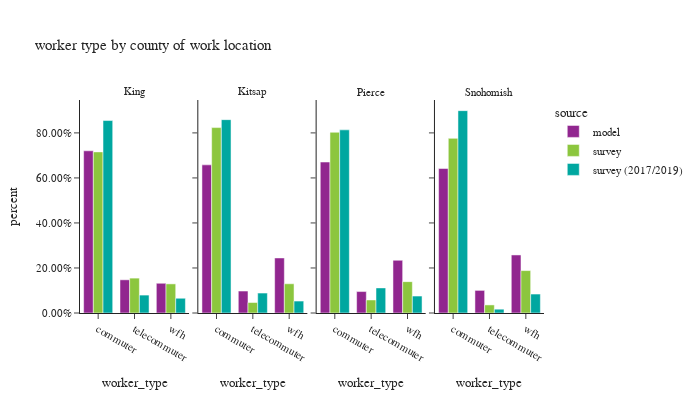

The code cell stored with this chart in its notebook:
### Code cell
df_worker_count = workers.groupby(['source','CountyName_work','worker_type'])['pdexpfac']. \
    sum().reset_index()
df_worker_count['percent'] = df_worker_count.groupby(['source','CountyName_work'], group_keys=False)['pdexpfac']. \
    apply(lambda x: x / float(x.sum()))

df_worker_count_ct = workers.groupby(['source','CountyName_work','worker_type'])['pdexpfac'].count().reset_index(). \
    rename(columns={'pdexpfac':'sample count'})
df_worker_count = df_worker_count.merge(df_worker_count_ct, on=['source','CountyName_work','worker_type']). \
    rename(columns={'pdexpfac':'total count'})

fig = px.bar(df_worker_count.sort_values(by=['source','CountyName_work']), x='worker_type', y="percent",
             facet_col="CountyName_work", color="source",
             barmode="group",hover_data=['sample count','total count'],
             title="worker type by county of work location")
fig.for_each_annotation(lambda a: a.update(text = a.text.split("=")[-1]))
fig.update_layout(height=400, width=700, font=dict(size=11))
fig.for_each_yaxis(lambda a: a.update(tickformat = ".2%"))
fig.update_xaxes(categoryorder='array', categoryarray= ['commuter','telecommuter','wfh'])
fig.show()

### Figure 1 — Plotly figure (JSON) as saved in the notebook; plotly's stock layout.template omitted (floating-point values rounded to 4 significant figures)
{"data": [{"alignmentgroup": "True", "customdata": [[1030000.0, 1030000.0], [210900.0, 210900.0], [188900.0, 188900.0]], "hovertemplate": "source=model<br>CountyName_work=King<br>worker_type=%{x}<br>percent=%{y}<br>sample count=%{customdata[0]}<br>total count=%{customdata[1]}<extra></extra>", "legendgroup": "model", "marker": {"color": "#91268F", "pattern": {"shape": ""}}, "name": "model", "offsetgroup": "model", "orientation": "v", "showlegend": true, "textposition": "auto", "type": "bar", "x": ["commuter", "telecommuter", "wfh"], "xaxis": "x", "y": [0.7204, 0.1475, 0.1321], "yaxis": "y"}, {"alignmentgroup": "True", "customdata": [[79200.0, 79200.0], [11730.0, 11730.0], [29440.0, 29440.0]], "hovertemplate": "source=model<br>CountyName_work=Kitsap<br>worker_type=%{x}<br>percent=%{y}<br>sample count=%{customdata[0]}<br>total count=%{customdata[1]}<extra></extra>", "legendgroup": "model", "marker": {"color": "#91268F", "pattern": {"shape": ""}}, "name": "model", "offsetgroup": "model", "orientation": "v", "showlegend": false, "textposition": "auto", "type": "bar", "x": ["commuter", "telecommuter", "wfh"], "xaxis": "x2", "y": [0.658, 0.09742, 0.2446], "yaxis": "y2"}, {"alignmentgroup": "True", "customdata": [[232300.0, 232300.0], [32990.0, 32990.0], [81100.0, 81100.0]], "hovertemplate": "source=model<br>CountyName_work=Pierce<br>worker_type=%{x}<br>percent=%{y}<br>sample count=%{customdata[0]}<br>total count=%{customdata[1]}<extra></extra>", "legendgroup": "model", "marker": {"color": "#91268F", "pattern": {"shape": ""}}, "name": "model", "offsetgroup": "model", "orientation": "v", "showlegend": false, "textposition": "auto", "type": "bar", "x": ["commuter", "telecommuter", "wfh"], "xaxis": "x3", "y": [0.6706, 0.09525, 0.2342], "yaxis": "y3"}, {"alignmentgroup": "True", "customdata": [[203600.0, 203600.0], [31880.0, 31880.0], [81790.0, 81790.0]], "hovertemplate": "source=model<br>CountyName_work=Snohomish<br>worker_type=%{x}<br>percent=%{y}<br>sample count=%{customdata[0]}<br>total count=%{customdata[1]}<extra></extra>", "legendgroup": "model", "marker": {"color": "#91268F", "pattern": {"shape": ""}}, "name": "model", "offsetgroup": "model", "orientation": "v", "showlegend": false, "textposition": "auto", "type": "bar", "x": ["commuter", "telecommuter", "wfh"], "xaxis": "x4", "y": [0.6417, 0.1005, 0.2578], "yaxis": "y4"}, {"alignmentgroup": "True", "customdata": [[1414.0, 832300.0], [626.0, 180200.0], [567.0, 150400.0]], "hovertemplate": "source=survey<br>CountyName_work=King<br>worker_type=%{x}<br>percent=%{y}<br>sample count=%{customdata[0]}<br>total count=%{customdata[1]}<extra></extra>", "legendgroup": "survey", "marker": {"color": "#8CC63E", "pattern": {"shape": ""}}, "name": "survey", "offsetgroup": "survey", "orientation": "v", "showlegend": true, "textposition": "auto", "type": "bar", "x": ["commuter", "telecommuter", "wfh"], "xaxis": "x", "y": [0.7157, 0.155, 0.1293], "yaxis": "y"}, {"alignmentgroup": "True", "customdata": [[91.0, 79660.0], [12.0, 4504.0], [43.0, 12550.0]], "hovertemplate": "source=survey<br>CountyName_work=Kitsap<br>worker_type=%{x}<br>percent=%{y}<br>sample count=%{customdata[0]}<br>total count=%{customdata[1]}<extra></extra>", "legendgroup": "survey", "marker": {"color": "#8CC63E", "pattern": {"shape": ""}}, "name": "survey", "offsetgroup": "survey", "orientation": "v", "showlegend": false, "textposition": "auto", "type": "bar", "x": ["commuter", "telecommuter", "wfh"], "xaxis": "x2", "y": [0.8236, 0.04657, 0.1298], "yaxis": "y2"}, {"alignmentgroup": "True", "customdata": [[173.0, 225400.0], [28.0, 16270.0], [55.0, 39120.0]], "hovertemplate": "source=survey<br>CountyName_work=Pierce<br>worker_type=%{x}<br>percent=%{y}<br>sample count=%{customdata[0]}<br>total count=%{customdata[1]}<extra></extra>", "legendgroup": "survey", "marker": {"color": "#8CC63E", "pattern": {"shape": ""}}, "name": "survey", "offsetgroup": "survey", "orientation": "v", "showlegend": false, "textposition": "auto", "type": "bar", "x": ["commuter", "telecommuter", "wfh"], "xaxis": "x3", "y": [0.8027, 0.05795, 0.1393], "yaxis": "y3"}, {"alignmentgroup": "True", "customdata": [[196.0, 204800.0], [35.0, 9478.0], [85.0, 49730.0]], "hovertemplate": "source=survey<br>CountyName_work=Snohomish<br>worker_type=%{x}<br>percent=%{y}<br>sample count=%{customdata[0]}<br>total count=%{customdata[1]}<extra></extra>", "legendgroup": "survey", "marker": {"color": "#8CC63E", "pattern": {"shape": ""}}, "name": "survey", "offsetgroup": "survey", "orientation": "v", "showlegend": false, "textposition": "auto", "type": "bar", "x": ["commuter", "telecommuter", "wfh"], "xaxis": "x4", "y": [0.7757, 0.03591, 0.1884], "yaxis": "y4"}, {"alignmentgroup": "True", "customdata": [[4434.0, 737400.0], [279.0, 68650.0], [471.0, 56510.0]], "hovertemplate": "source=survey (2017/2019)<br>CountyName_work=King<br>worker_type=%{x}<br>percent=%{y}<br>sample count=%{customdata[0]}<br>total count=%{customdata[1]}<extra></extra>", "legendgroup": "survey (2017/2019)", "marker": {"color": "#00A7A0", "pattern": {"shape": ""}}, "name": "survey (2017/2019)", "offsetgroup": "survey (2017/2019)", "orientation": "v", "showlegend": true, "textposition": "auto", "type": "bar", "x": ["commuter", "telecommuter", "wfh"], "xaxis": "x", "y": [0.8549, 0.07959, 0.06551], "yaxis": "y"}, {"alignmentgroup": "True", "customdata": [[108.0, 54030.0], [11.0, 5561.0], [25.0, 3319.0]], "hovertemplate": "source=survey (2017/2019)<br>CountyName_work=Kitsap<br>worker_type=%{x}<br>percent=%{y}<br>sample count=%{customdata[0]}<br>total count=%{customdata[1]}<extra></extra>", "legendgroup": "survey (2017/2019)", "marker": {"color": "#00A7A0", "pattern": {"shape": ""}}, "name": "survey (2017/2019)", "offsetgroup": "survey (2017/2019)", "orientation": "v", "showlegend": false, "textposition": "auto", "type": "bar", "x": ["commuter", "telecommuter", "wfh"], "xaxis": "x2", "y": [0.8588, 0.0884, 0.05276], "yaxis": "y2"}, {"alignmentgroup": "True", "customdata": [[310.0, 182600.0], [33.0, 25030.0], [43.0, 16850.0]], "hovertemplate": "source=survey (2017/2019)<br>CountyName_work=Pierce<br>worker_type=%{x}<br>percent=%{y}<br>sample count=%{customdata[0]}<br>total count=%{customdata[1]}<extra></extra>", "legendgroup": "survey (2017/2019)", "marker": {"color": "#00A7A0", "pattern": {"shape": ""}}, "name": "survey (2017/2019)", "offsetgroup": "survey (2017/2019)", "orientation": "v", "showlegend": false, "textposition": "auto", "type": "bar", "x": ["commuter", "telecommuter", "wfh"], "xaxis": "x3", "y": [0.8134, 0.1115, 0.07506], "yaxis": "y3"}, {"alignmentgroup": "True", "customdata": [[330.0, 164900.0], [15.0, 3108.0], [29.0, 15460.0]], "hovertemplate": "source=survey (2017/2019)<br>CountyName_work=Snohomish<br>worker_type=%{x}<br>percent=%{y}<br>sample count=%{customdata[0]}<br>total count=%{customdata[1]}<extra></extra>", "legendgroup": "survey (2017/2019)", "marker": {"color": "#00A7A0", "pattern": {"shape": ""}}, "name": "survey (2017/2019)", "offsetgroup": "survey (2017/2019)", "orientation": "v", "showlegend": false, "textposition": "auto", "type": "bar", "x": ["commuter", "telecommuter", "wfh"], "xaxis": "x4", "y": [0.8988, 0.01694, 0.08422], "yaxis": "y4"}], "layout": {"annotations": [{"font": {}, "showarrow": false, "text": "King", "x": 0.1175, "xanchor": "center", "xref": "paper", "y": 1.0, "yanchor": "bottom", "yref": "paper"}, {"font": {}, "showarrow": false, "text": "Kitsap", "x": 0.3725, "xanchor": "center", "xref": "paper", "y": 1.0, "yanchor": "bottom", "yref": "paper"}, {"font": {}, "showarrow": false, "text": "Pierce", "x": 0.6275, "xanchor": "center", "xref": "paper", "y": 1.0, "yanchor": "bottom", "yref": "paper"}, {"font": {}, "showarrow": false, "text": "Snohomish", "x": 0.8825, "xanchor": "center", "xref": "paper", "y": 1.0, "yanchor": "bottom", "yref": "paper"}], "barmode": "group", "font": {"size": 11}, "height": 400, "legend": {"title": {"text": "source"}, "tracegroupgap": 0}, "title": {"text": "worker type by county of work location"}, "width": 700, "xaxis": {"anchor": "y", "categoryarray": ["commuter", "telecommuter", "wfh"], "categoryorder": "array", "domain": [0.0, 0.235], "title": {"text": "worker_type"}}, "xaxis2": {"anchor": "y2", "categoryarray": ["commuter", "telecommuter", "wfh"], "categoryorder": "array", "domain": [0.255, 0.49], "matches": "x", "title": {"text": "worker_type"}}, "xaxis3": {"anchor": "y3", "categoryarray": ["commuter", "telecommuter", "wfh"], "categoryorder": "array", "domain": [0.51, 0.745], "matches": "x", "title": {"text": "worker_type"}}, "xaxis4": {"anchor": "y4", "categoryarray": ["commuter", "telecommuter", "wfh"], "categoryorder": "array", "domain": [0.765, 1.0], "matches": "x", "title": {"text": "worker_type"}}, "yaxis": {"anchor": "x", "domain": [0.0, 1.0], "tickformat": ".2%", "title": {"text": "percent"}}, "yaxis2": {"anchor": "x2", "domain": [0.0, 1.0], "matches": "y", "showticklabels": false, "tickformat": ".2%"}, "yaxis3": {"anchor": "x3", "domain": [0.0, 1.0], "matches": "y", "showticklabels": false, "tickformat": ".2%"}, "yaxis4": {"anchor": "x4", "domain": [0.0, 1.0], "matches": "y", "showticklabels": false, "tickformat": ".2%"}}}
